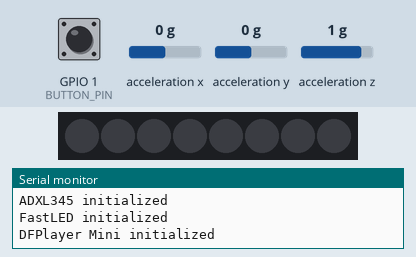
This sketch was run on a simulated ESP32. Shown: 8 RGB LEDs in strip order, left to right, the last lines printed to the serial monitor. Inputs (shaded band) come from the test bench; at power-on: acceleration y 0 g, acceleration z 1 g, GPIO 1 (BUTTON_PIN) HIGH, acceleration x 0 g. Dim RGB values are drawn brighter than linear; random numbers use the default seed unless the sketch sets one; the audio player accepts every command and is not drawn.

Above: at 1.7 s.
1.8 s: acceleration y set to 0.6 g
3.9 s: acceleration y set to 0.9 g
At 5.7 s:
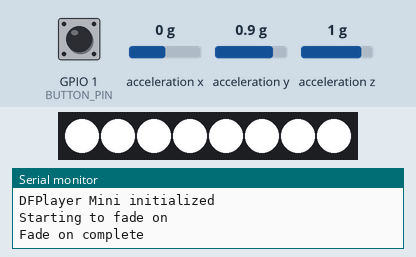
6.3 s: acceleration z set to 1.4 g
At 7.9 s:
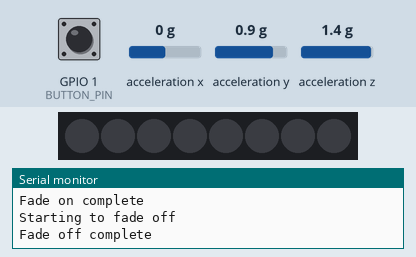
13.0 s: acceleration y set to 1.4 g
At 13.36 s:
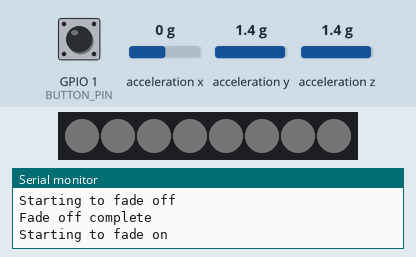
Timing chart, 0 to 16.0 s (numbered marks = the images above; inputs shaded):
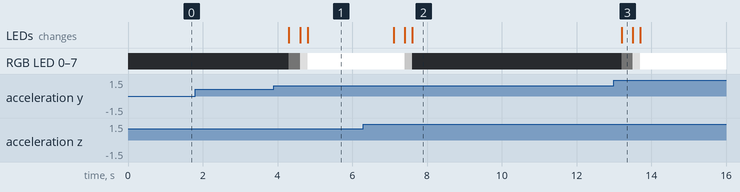

The sketch:

repulsor_code_w_wireless_sound.ino
```cpp
#include <WiFi.h>
#include <ESP32Servo.h>
#include <esp_now.h>
#include <DFRobotDFPlayerMini.h>
#include <Adafruit_Sensor.h>
#include <Adafruit_ADXL345_U.h>
#include <FastLED.h>
#include <Wire.h>

#define BUTTON_PIN 1
#define NEOPIXEL_PIN 10
#define NUM_PIXELS 8
#define I2C_SDA_PIN 5
#define I2C_SCL_PIN 6
#define DFPLAYER_RX 7
#define DFPLAYER_TX 8

uint8_t receiverAddress[] = {0x00, 0x00, 0x00, 0x00, 0x00, 0x00};
uint8_t soundBoardMAC[] = {0x00, 0x00, 0x00, 0x00, 0x00, 0x00}; // Sound effect board MAC

Adafruit_ADXL345_Unified accel = Adafruit_ADXL345_Unified(12345);
DFRobotDFPlayerMini dfPlayer;
CRGB leds[NUM_PIXELS];

unsigned long buttonPressStartTime = 0;
const unsigned long longPressThreshold = 1000;
const unsigned long veryLongPressThreshold = 5000;
const unsigned long extraLongPressThreshold = 8000;

enum Mode {
  ONBOARD_SOUND,
  WIRELESS_SOUND
};

Mode currentMode = ONBOARD_SOUND;

enum FadeState {
  OFF,
  FADING_ON,
  ON,
  FADING_OFF,
  ALWAYS_ON,
  BLAST
};

FadeState fadeState = OFF;
unsigned long fadeStartTime = 0;
const unsigned long fadeDuration = 500;

const int filterSize = 20;
float angleBuffer[filterSize] = {0};
int bufferIndex = 0;

const float movementThreshold = 0.8; // Increased sensitivity
const unsigned long angleCheckInterval = 50;
unsigned long lastAngleCheckTime = 0;

unsigned long blastStartTime = 0;
const unsigned long blastDuration = 1500; // 1.5 seconds
const unsigned long blastCooldown = 1000; // Cooldown between blasts

bool blastTriggered = false;
unsigned long lastBlastTime = 0;

void handleButtonPress();
void handleAccelerometer();
void handleNeoPixels();
void sendWirelessData(uint8_t data, const uint8_t *address);
float calculateMovingAverage(float newValue);

void setup() {
  Serial.begin(115200);
  pinMode(BUTTON_PIN, INPUT_PULLUP);
  WiFi.mode(WIFI_STA);
  Serial.println("WiFi initialized");
  Serial.print("Controller MAC Address: ");
  Serial.println(WiFi.macAddress());

  if (esp_now_init() != ESP_OK) {
    Serial.println("Error initializing ESP-NOW");
    return;
  }
  Serial.println("ESP-NOW initialized");

  esp_now_peer_info_t peerInfo = {};
  memcpy(peerInfo.peer_addr, receiverAddress, 6);
  peerInfo.channel = 0;
  peerInfo.encrypt = false;

  if (esp_now_add_peer(&peerInfo) != ESP_OK) {
    Serial.println("Failed to add receiver peer");
    return;
  }
  Serial.println("Receiver peer added");

  memcpy(peerInfo.peer_addr, soundBoardMAC, 6);

  if (esp_now_add_peer(&peerInfo) != ESP_OK) {
    Serial.println("Failed to add soundboard peer");
    return;
  }
  Serial.println("Soundboard peer added");

  Wire.begin(I2C_SDA_PIN, I2C_SCL_PIN);

  if (!accel.begin()) {
    Serial.println("No ADXL345 detected");
    while (1);
  }
  Serial.println("ADXL345 initialized");

  FastLED.addLeds<NEOPIXEL, NEOPIXEL_PIN>(leds, NUM_PIXELS);
  FastLED.clear();
  FastLED.show();
  Serial.println("FastLED initialized");

  Serial1.begin(9600, SERIAL_8N1, DFPLAYER_RX, DFPLAYER_TX);
  if (!dfPlayer.begin(Serial1)) {
    Serial.println("DFPlayer Mini not detected");
    while (1);
  }
  dfPlayer.setTimeOut(500);
  dfPlayer.volume(30);
  Serial.println("DFPlayer Mini initialized");
}

void loop() {
  handleButtonPress();
  handleAccelerometer();
  handleNeoPixels();
}

void handleButtonPress() {
  static int lastButtonState = HIGH;
  int buttonState = digitalRead(BUTTON_PIN);
  unsigned long currentTime = millis();

  if (buttonState == LOW && lastButtonState == HIGH) {
    buttonPressStartTime = currentTime;
  } else if (buttonState == HIGH && lastButtonState == LOW) {
    unsigned long pressDuration = currentTime - buttonPressStartTime;
    if (pressDuration >= extraLongPressThreshold) {
      currentMode = (currentMode == ONBOARD_SOUND) ? WIRELESS_SOUND : ONBOARD_SOUND;
      Serial.print("Mode switched to: ");
      Serial.println(currentMode == ONBOARD_SOUND ? "ONBOARD_SOUND" : "WIRELESS_SOUND");
    } else if (pressDuration >= veryLongPressThreshold) {
      if (fadeState == ALWAYS_ON) {
        fadeState = OFF;
        Serial.println("Exiting ALWAYS_ON mode");
      } else {
        fadeState = ALWAYS_ON;
        Serial.println("Entering ALWAYS_ON mode");
      }
    } else if (pressDuration >= longPressThreshold) {
      uint8_t data = 102;
      sendWirelessData(data, receiverAddress);
      Serial.println("Long press detected, data sent");
    } else {
      uint8_t data = 101;
      sendWirelessData(data, receiverAddress);
      Serial.println("Short press detected, data sent");
    }
    delay(200);
  }

  lastButtonState = buttonState;
}

void handleAccelerometer() {
  unsigned long currentTime = millis();

  if (currentTime - lastAngleCheckTime < angleCheckInterval) {
    return;
  }
  lastAngleCheckTime = currentTime;

  sensors_event_t event;
  accel.getEvent(&event);

  float angle = atan2(event.acceleration.y, event.acceleration.z) * 180 / PI;
  float filteredAngle = calculateMovingAverage(angle);

  static float lastFilteredAngle = 0;

  if (abs(filteredAngle - lastFilteredAngle) < movementThreshold) {
    return;
  }

  float accelerationChange = event.acceleration.x;
  float yAngle = atan2(event.acceleration.x, event.acceleration.z) * 180 / PI;
  float zAngle = atan2(event.acceleration.x, event.acceleration.y) * 180 / PI;

  if (!blastTriggered && accelerationChange < -0.9 && abs(yAngle) < 45 && abs(zAngle) < 30) {
    if (fadeState == ON) {
      if (currentTime - lastBlastTime > blastCooldown) {
        fadeState = BLAST;
        blastTriggered = true;
        blastStartTime = millis();
        if (currentMode == WIRELESS_SOUND) {
          sendWirelessData(13, soundBoardMAC);
        } else {
          dfPlayer.play(3);
        }
        Serial.println("BLAST activated");
        lastBlastTime = currentTime;
      }
    }
  }

  lastFilteredAngle = filteredAngle;

  if (filteredAngle >= 35 && fadeState == OFF) {
    if (currentMode == WIRELESS_SOUND) {
      sendWirelessData(12, soundBoardMAC);
    } else {
      dfPlayer.play(2);
    }
    fadeState = FADING_ON;
    fadeStartTime = millis();
    Serial.println("Starting to fade on");
  } else if (filteredAngle < 35 && fadeState == ON) {
    if (currentMode == WIRELESS_SOUND) {
      sendWirelessData(11, soundBoardMAC);
    } else {
      dfPlayer.play(1);
    }
    fadeState = FADING_OFF;
    fadeStartTime = millis();
    Serial.println("Starting to fade off");
  }
}

void handleNeoPixels() {
  unsigned long currentTime = millis();

  switch (fadeState) {
    case OFF:
      FastLED.clear();
      FastLED.show();
      break;

    case FADING_ON:
      if (currentTime - fadeStartTime < fadeDuration) {
        int brightness = map(currentTime - fadeStartTime, 0, fadeDuration, 0, 255);
        for (int i = 0; i < NUM_PIXELS; i++) {
          leds[i] = CRGB(brightness, brightness, brightness);
        }
        FastLED.show();
      } else {
        for (int i = 0; i < NUM_PIXELS; i++) {
          leds[i] = CRGB(255, 255, 255);
        }
        FastLED.show();
        fadeState = ON;
        Serial.println("Fade on complete");
      }
      break;

    case ON:
      for (int i = 0; i < NUM_PIXELS; i++) {
        leds[i] = CRGB(255, 255, 255);
      }
      FastLED.show();
      break;

    case FADING_OFF:
      if (currentTime - fadeStartTime < fadeDuration) {
        int brightness = map(currentTime - fadeStartTime, 0, fadeDuration, 255, 0);
        for (int i = 0; i < NUM_PIXELS; i++) {
          leds[i] = CRGB(brightness, brightness, brightness);
        }
        FastLED.show();
      } else {
        FastLED.clear();
        FastLED.show();
        fadeState = OFF;
        Serial.println("Fade off complete");
      }
      break;

    case ALWAYS_ON:
      for (int i = 0; i < NUM_PIXELS; i++) {
        leds[i] = CRGB(255, 255, 255);
      }
      FastLED.show();
      break;

    case BLAST:
      if (currentTime - blastStartTime < blastDuration) {
        for (int i = 0; i < NUM_PIXELS; i++) {
          int flicker = random(100, 150); // Adjust brightness for darker yellow
          if (random(3) == 0) {
            leds[i] = CRGB(flicker, flicker / 2, 0); // Darker yellow with occasional orange flicker
          } else {
            leds[i] = CRGB(flicker, flicker, flicker); // White with flicker
          }
        }
        FastLED.show();
        delay(50); // Adjust flicker speed
      } else {
        FastLED.clear();
        FastLED.show();
        blastTriggered = false;
        fadeState = ON;
        Serial.println("BLAST complete");
      }
      break;
  }
}


void sendWirelessData(uint8_t data, const uint8_t *address) {
  esp_now_send(address, &data, sizeof(data));
}

float calculateMovingAverage(float newValue) {
  static float sum = 0;
  static int count = 0;
  static float readings[filterSize];

  sum -= readings[bufferIndex];
  readings[bufferIndex] = newValue;
  sum += readings[bufferIndex];
  bufferIndex = (bufferIndex + 1) % filterSize;
  count = min(count + 1, filterSize);

  return sum / count;
}
```

Measured:
- the behaviour switches between 0.7 and 0.8 g on acceleration y (found by bisection; images 0 and 1)
- after the input at 1.8 s, every drawn part: stays the same
- after the input at 3.9 s, RGB LED 0–7: off → RGB(1, 1, 1) after 0.41 s, → RGB(154, 154, 154) 0.30 s later, → RGB(255, 255, 255) 0.20 s later; the LEDs: first change after 0.41 s (image 1 shows a later state)
- after the input at 6.3 s, RGB LED 0–7: RGB(255, 255, 255) → RGB(254, 254, 254) after 0.81 s, → RGB(101, 101, 101) 0.30 s later, → off 0.20 s later
- after the input at 13.0 s, RGB LED 0–7: off → RGB(1, 1, 1) after 0.21 s, → RGB(154, 154, 154) 0.30 s later, → RGB(255, 255, 255) 0.20 s later; the LEDs: change after 0.21 s (image 3)
